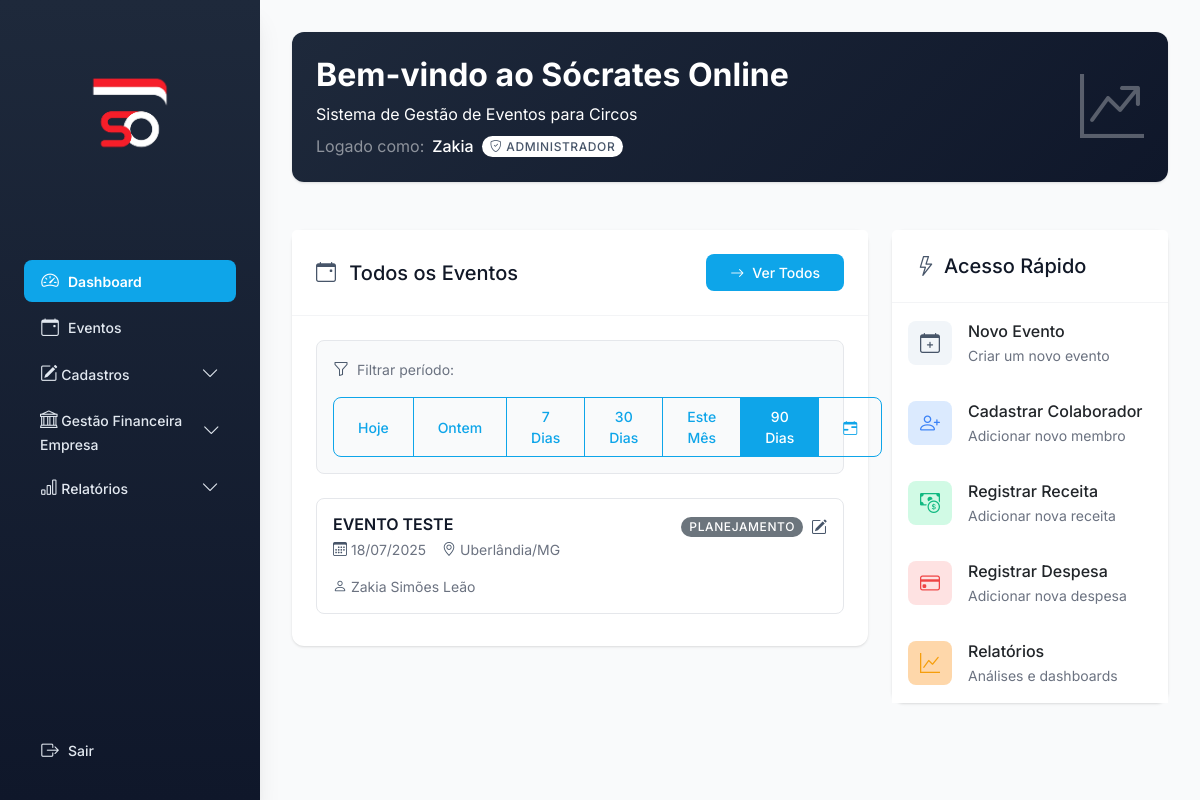
The app's page / (signed in) with its own data.
### models.py (models this page shows, shortened)
class Usuario(UserMixin, db.Model):
    __tablename__ = 'usuario'
    id = db.Column(db.Integer, primary_key=True)
    nome = db.Column(db.String(120), nullable=False)
    email = db.Column(db.String(120), unique=True, nullable=False)
    senha_hash = db.Column(db.String(200), nullable=False)
    id_colaborador = db.Column(db.Integer, db.ForeignKey('colaborador.id_colaborador'), nullable=False)
    colaborador = db.relationship('Colaborador', backref='usuario', uselist=False)

class Evento(db.Model):
    __tablename__ = 'evento'
    id_evento = db.Column(db.Integer, primary_key=True)
    nome = db.Column(db.String, nullable=False)
    data_inicio = db.Column(db.Date)
    data_fim = db.Column(db.Date)
    cidade = db.Column(db.String)
    estado = db.Column(db.String)
    endereco = db.Column(db.String)
    id_circo = db.Column(db.Integer, db.ForeignKey('circo.id_circo'))
    id_produtor = db.Column(db.Integer, db.ForeignKey('colaborador.id_colaborador'))
    status = db.Column(db.String, default='planejamento')
    observacoes = db.Column(db.String)
    despesas_evento = db.relationship('DespesaEvento', back_populates='evento', cascade='all, delete-orphan')
    receitas_evento = db.relationship('ReceitaEvento', back_populates='evento', cascade='all, delete-orphan')
    equipes_evento = db.relationship('EquipeEvento', backref='evento_equipe', cascade='all, delete-orphan')
    elencos_evento = db.relationship('ElencoEvento', backref='evento_elenco', cascade='all, delete-orphan')
    fornecedores_evento = db.relationship('FornecedorEvento', backref='evento_fornecedor', cascade='all, delete-orphan')
    veiculos_evento = db.relationship('VeiculoEvento', backref='evento_veiculo', cascade='all, delete-orphan')

class Colaborador(db.Model):
    __tablename__ = 'colaborador'
    id_colaborador = db.Column(db.Integer, primary_key=True)
    nome = db.Column(db.String, nullable=False)
    telefone = db.Column(db.String, nullable=True)
    email = db.Column(db.String, nullable=True)
    categorias_associacao = db.relationship('ColaboradorCategoria', back_populates='colaborador', cascade='all, delete-orphan')
    categorias = db.relationship('CategoriaColaborador', secondary='colaborador_categoria',
                                overlaps="categorias_associacao,categoria_colaborador,colaborador")
    eventos_produzidos = db.relationship('Evento', backref='produtor', foreign_keys='Evento.id_produtor')

### app.py (the view, shortened to what this page needs)
@app.route('/')
def dashboard():
    if 'user_id' not in session:
        return redirect(url_for('login'))
    usuario = Usuario.query.get(session['user_id'])
    if not usuario or not usuario.colaborador:
        flash('Erro ao carregar informações do usuário.', 'danger')
        return redirect(url_for('login'))
    is_admin = any(cat.nome.lower() == 'administrativo' for cat in usuario.colaborador.categorias)
    is_produtor = any(cat.nome.lower() == 'produtor' for cat in usuario.colaborador.categorias)
    eventos_period = request.args.get('eventos_period', '90dias')  # Mudança: padrão para 90 dias
    if eventos_period == 'hoje':
        eventos_data_inicio = eventos_data_fim = date.today()
    elif eventos_period == 'ontem':
        eventos_data_inicio = eventos_data_fim = date.today() - timedelta(days=1)
    elif eventos_period == '7dias':
        eventos_data_fim = date.today()
        eventos_data_inicio = eventos_data_fim - timedelta(days=6)
    elif eventos_period == '30dias':
        eventos_data_fim = date.today()
        eventos_data_inicio = eventos_data_fim - timedelta(days=30)
    elif eventos_period == '90dias':
        eventos_data_fim = date.today() + timedelta(days=365)  # Eventos futuros até 1 ano
        eventos_data_inicio = date.today() - timedelta(days=90)  # Eventos passados até 90 dias
    elif eventos_period == 'mes':
        eventos_data_fim = date.today()
        eventos_data_inicio = eventos_data_fim.replace(day=1)
    else:
        eventos_data_fim = date.today() + timedelta(days=365)
        eventos_data_inicio = date.today() - timedelta(days=90)
    eventos_query = Evento.query.filter(Evento.status.in_(['planejamento', 'a realizar', 'em andamento', 'realizado']))
    if not is_admin:
        eventos_query = eventos_query.filter_by(id_produtor=usuario.colaborador.id_colaborador)
    if eventos_data_inicio:
        eventos_query = eventos_query.filter(Evento.data_inicio >= eventos_data_inicio)
    if eventos_data_fim:
        eventos_query = eventos_query.filter(Evento.data_inicio <= eventos_data_fim)
    eventos = eventos_query.order_by(Evento.data_inicio.desc()).all()
    return render_template(
        'dashboard.html',
        eventos=eventos,
        eventos_data_inicio=eventos_data_inicio,
        eventos_data_fim=eventos_data_fim,
        eventos_period=eventos_period,
        is_admin=is_admin,
        is_produtor=is_produtor,
        usuario=usuario
    )

### templates/dashboard.html (shortened to what this page needs)
{% extends 'base.html' %}
{% block content %}
<div class="row mb-4">
    <div class="col-12">
        <div class="card border-0 bg-gradient-primary text-white">
            <div class="card-body p-4">
                <div class="d-flex justify-content-between align-items-center">
                    <div>
                        <h2 class="mb-2 fw-bold">Bem-vindo ao Sócrates Online</h2>
                        <p class="mb-2 opacity-90">Sistema de Gestão de Eventos para Circos</p>
                        {% if usuario %}
                            <div class="d-flex align-items-center gap-2">
                                <span class="text-white-50">Logado como:</span>
                                <span class="fw-medium">{{ usuario.nome }}</span>
                                {% if is_admin %}
                                    <span class="badge bg-white text-primary">
                                        <i class="bi bi-shield-check me-1"></i>Administrador
                                    </span>
                                {% elif is_produtor %}
                                    <span class="badge bg-white text-primary">
                                        <i class="bi bi-person-badge me-1"></i>Produtor
                                    </span>
                                {% endif %}
                            </div>
                        {% endif %}
                    </div>
                    <div class="d-none d-md-block">
                        <i class="bi bi-graph-up-arrow" style="font-size: 4rem; opacity: 0.3;"></i>
                    </div>
                </div>
            </div>
        </div>
    </div>
</div>
<div class="row">
    <div class="col-lg-8 mb-4">
        <div class="card border-0 shadow-sm">
            <div class="card-header bg-white d-flex justify-content-between align-items-center">
                <div>
                    <h5 class="mb-0 text-gray-900">
                        <i class="bi bi-calendar-event text-primary me-2"></i>
                        {% if is_admin %}Todos os Eventos{% else %}Meus Eventos{% endif %}
                    </h5>
                </div>
                <a href="{{ url_for('listar_eventos') }}" class="btn btn-sm btn-primary">
                    <i class="bi bi-arrow-right me-1"></i>Ver Todos
                </a>
            </div>
            <div class="card-body">
                {% set period = request.args.get('eventos_period', '90dias') %}
                <div class="filter-section mb-4 p-3 bg-gray-50 rounded-3">
                    <div class="d-flex flex-wrap align-items-center justify-content-between gap-3">
                        <div class="d-flex align-items-center">
                            <i class="bi bi-funnel text-primary me-2"></i>
                            <span class="text-muted small">Filtrar período:</span>
                        </div>
                        <div class="btn-group btn-group-sm" role="group">
                            <a href="?eventos_period=hoje" class="btn btn-outline-primary {% if period == 'hoje' %}active{% endif %}">Hoje</a>
                            <a href="?eventos_period=ontem" class="btn btn-outline-primary {% if period == 'ontem' %}active{% endif %}">Ontem</a>
                            <a href="?eventos_period=7dias" class="btn btn-outline-primary {% if period == '7dias' %}active{% endif %}">7 Dias</a>
                            <a href="?eventos_period=30dias" class="btn btn-outline-primary {% if period == '30dias' %}active{% endif %}">30 Dias</a>
                            <a href="?eventos_period=mes" class="btn btn-outline-primary {% if period == 'mes' %}active{% endif %}">Este Mês</a>
                            <a href="?eventos_period=90dias" class="btn btn-outline-primary {% if period == '90dias' %}active{% endif %}">90 Dias</a>
                            <a href="?eventos_period=custom" class="btn btn-outline-primary {% if period == 'custom' %}active{% endif %}">
                                <i class="bi bi-calendar-range"></i>
                            </a>
                        </div>
                    </div>
                </div>
                {% if eventos %}
                    <div class="event-list">
                        {% for evento in eventos %}
                            <a href="{{ url_for('editar_evento', id=evento.id_evento) }}" class="text-decoration-none">
                                <div class="event-item p-3 mb-2 rounded-3 border bg-white hover-shadow clickable-event">
                                    <div class="d-flex justify-content-between align-items-start">
                                        <div class="flex-grow-1">
                                            <h6 class="mb-1 fw-semibold text-gray-900">{{ evento.nome }}</h6>
                                            <div class="d-flex flex-wrap gap-3 text-muted small">
                                                <span>
                                                    <i class="bi bi-calendar3 text-primary"></i>
                                                    {{ evento.data_inicio.strftime('%d/%m/%Y') }}
                                                </span>
                                                <span>
                                                    <i class="bi bi-geo-alt text-primary"></i>
                                                    {{ evento.cidade }}/{{ evento.estado }}
                                                </span>
                                                {% if evento.produtor %}
                                                    <span>
                                                        <i class="bi bi-person text-primary"></i>
                                                        {{ evento.produtor.nome }}
                                                    </span>
                                                {% endif %}
                                            </div>
                                        </div>
                                        <div class="d-flex align-items-center gap-2">
                                            <span class="badge rounded-pill
                                                {% if evento.status == 'a realizar' %}bg-warning-light text-warning-dark
                                                {% elif evento.status == 'em andamento' %}bg-info-light text-info-dark
                                                {% elif evento.status == 'realizado' %}bg-success-light text-success-dark
                                                {% else %}bg-secondary{% endif %}">
                                                {{ evento.status|title }}
                                            </span>
                                            <i class="bi bi-pencil-square text-primary" title="Clique para editar"></i>
                                        </div>
                                    </div>
                                </div>
                            </a>
                        {% endfor %}
                    </div>
                {% endif %}
            </div>
        </div>
    </div>
    <div class="col-lg-4 mb-4">
        <div class="card border-0 shadow-sm">
            <div class="card-header bg-white">
                <h5 class="mb-0 text-gray-900">
                    <i class="bi bi-lightning text-primary me-2"></i>Acesso Rápido
                </h5>
            </div>
            <div class="card-body p-0">
                <div class="list-group list-group-flush">
                    <a href="{{ url_for('novo_evento') }}" class="list-group-item list-group-item-action border-0 py-3">
                        <div class="d-flex align-items-center">
                            <div class="icon-box bg-primary-light text-primary rounded-3 p-2 me-3">
                                <i class="bi bi-calendar-plus fs-5"></i>
                            </div>
                            <div>
                                <div class="fw-medium">Novo Evento</div>
                                <small class="text-muted">Criar um novo evento</small>
                            </div>
                        </div>
                    </a>
                    {% if is_admin %}
                        <a href="{{ url_for('cadastrar_colaborador') }}" class="list-group-item list-group-item-action border-0 py-3">
                            <div class="d-flex align-items-center">
                                <div class="icon-box bg-info-light text-info rounded-3 p-2 me-3">
                                    <i class="bi bi-person-plus fs-5"></i>
                                </div>
                                <div>
                                    <div class="fw-medium">Cadastrar Colaborador</div>
                                    <small class="text-muted">Adicionar novo membro</small>
                                </div>
                            </div>
                        </a>
                    {% endif %}
                    <a href="{{ url_for('cadastrar_receita') }}" class="list-group-item list-group-item-action border-0 py-3">
                        <div class="d-flex align-items-center">
                            <div class="icon-box bg-success-light text-success rounded-3 p-2 me-3">
                                <i class="bi bi-cash-coin fs-5"></i>
                            </div>
                            <div>
                                <div class="fw-medium">Registrar Receita</div>
                                <small class="text-muted">Adicionar nova receita</small>
                            </div>
                        </div>
                    </a>
                    <a href="{{ url_for('cadastrar_despesa') }}" class="list-group-item list-group-item-action border-0 py-3">
                        <div class="d-flex align-items-center">
                            <div class="icon-box bg-danger-light text-danger rounded-3 p-2 me-3">
                                <i class="bi bi-credit-card fs-5"></i>
                            </div>
                            <div>
                                <div class="fw-medium">Registrar Despesa</div>
                                <small class="text-muted">Adicionar nova despesa</small>
                            </div>
                        </div>
                    </a>
                    {% if is_admin or is_produtor %}
                        <a href="{{ url_for('relatorios_faturamento_evento') }}" class="list-group-item list-group-item-action border-0 py-3">
                            <div class="d-flex align-items-center">
                                <div class="icon-box bg-warning-light text-warning rounded-3 p-2 me-3">
                                    <i class="bi bi-graph-up fs-5"></i>
                                </div>
                                <div>
                                    <div class="fw-medium">Relatórios</div>
                                    <small class="text-muted">Análises e dashboards</small>
                                </div>
                            </div>
                        </a>
                    {% endif %}
                </div>
            </div>
        </div>
    </div>
</div>
{% endblock %}

### records on screen
Usuario: nome "Zakia"
Evento: nome "EVENTO TESTE", data_inicio "18/07/2025", cidade "Uberlândia", estado "MG", produtor.nome "Zakia Simões Leão", status "PLANEJAMENTO"
